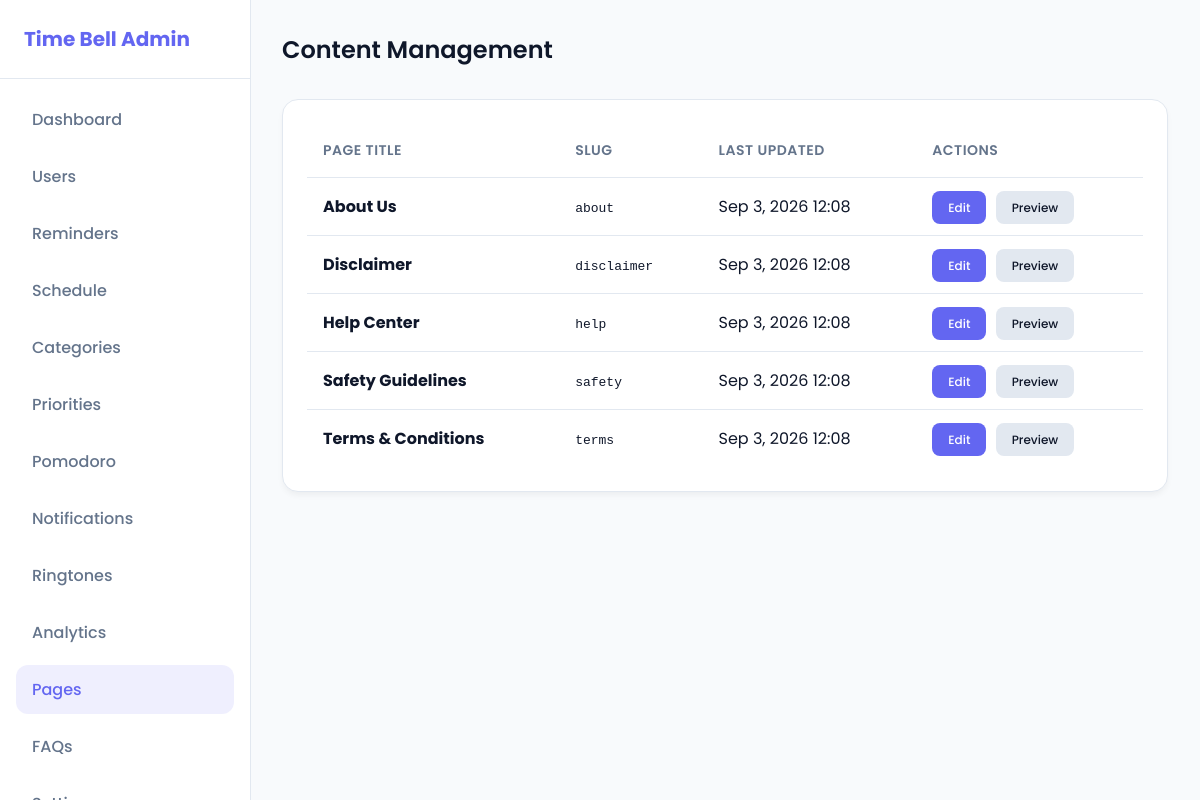
Screenshot of /admin/pages.php (signed in) with the database file from the repository.
### tables this page shows
CREATE TABLE IF NOT EXISTS pages (
    slug VARCHAR(50) PRIMARY KEY,
    title VARCHAR(255) NOT NULL,
    content TEXT,
    updated_at TIMESTAMP DEFAULT CURRENT_TIMESTAMP ON UPDATE CURRENT_TIMESTAMP
);

### admin/pages.php (the view, shortened to what this page needs)
<?php
require_once '../api/db.php';
$edit_slug = $_GET['edit'] ?? null;
$preview = $_GET['preview'] ?? null;
$pages = $pdo->query("SELECT * FROM pages")->fetchAll();
$current_page = null;
?>
<!DOCTYPE html>
<html lang="en">
<head>
    <link rel="stylesheet" href="style.css">
</head>
<body>
    <div class="sidebar">
        <div class="sidebar-header">Time Bell Admin</div>
        <div class="sidebar-nav">
            <a href="index.php">Dashboard</a>
            <a href="users.php">Users</a>
            <a href="reminders.php">Reminders</a>
            <a href="schedule.php">Schedule</a>
            <a href="categories.php">Categories</a>
            <a href="priorities.php">Priorities</a>
            <a href="pomodoro.php">Pomodoro</a>
            <a href="notifications.php">Notifications</a>
            <a href="ringtones.php">Ringtones</a>
            <a href="analytics.php">Analytics</a>
            <a href="pages.php" class="active">Pages</a>
            <a href="faqs.php">FAQs</a>
            <a href="settings.php">Settings</a>
        </div>
    </div>
    <div class="main-content">
        <div class="header">
            <h1>Content Management</h1>
        </div>
        <?php if ($preview && $current_page): ?>
            <div class="card">
                <h2>Preview: <?= htmlspecialchars($current_page['title']) ?></h2>
                <div class="preview-box">
                    <?= nl2br(htmlspecialchars($current_page['content'])) ?>
                </div>
                <div style="margin-top: 20px;">
                    <a href="pages.php?edit=<?= urlencode($current_page['slug']) ?>" class="btn btn-primary" style="text-decoration:none;">Back to Edit</a>
                    <a href="pages.php" class="btn" style="text-decoration:none; background:#E2E8F0; color:#0F172A;">Close</a>
                </div>
            </div>
        <?php else: ?>
            <div class="card page-list">
                <table class="table">
                    <thead>
                        <tr>
                            <th>Page Title</th>
                            <th>Slug</th>
                            <th>Last Updated</th>
                            <th>Actions</th>
                        </tr>
                    </thead>
                    <tbody>
                        <?php foreach ($pages as $p): ?>
                        <tr>
                            <td><strong><?= htmlspecialchars($p['title']) ?></strong></td>
                            <td><code><?= htmlspecialchars($p['slug']) ?></code></td>
                            <td><?= date('M j, Y H:i', strtotime($p['updated_at'])) ?></td>
                            <td>
                                <a href="?edit=<?= urlencode($p['slug']) ?>" class="btn btn-primary" style="text-decoration:none; font-size:12px;">Edit</a>
                                <a href="?preview=<?= urlencode($p['slug']) ?>" class="btn" style="text-decoration:none; background:#E2E8F0; color:#0F172A; font-size:12px; margin-left:5px;">Preview</a>
                            </td>
                        </tr>
                        <?php endforeach; ?>
                    </tbody>
                </table>
            </div>
        <?php endif; ?>
    </div>
</body>
</html>

### admin/style.css (style rules this page uses)
:root { --primary: #6366F1; --primary-hover: #4F46E5; --bg-color: #F8FAFC; --card-bg: #FFFFFF; --text-main: #0F172A; --text-muted: #64748B; --border: #E2E8F0; --danger: #EF4444; }
body { margin: 0; padding: 0; font-family: 'Poppins', sans-serif; background-color: var(--bg-color); color: var(--text-main); }
.sidebar { width: 250px; height: 100vh; background-color: var(--card-bg); border-right: 1px solid var(--border); position: fixed; top: 0; left: 0; display: flex; flex-direction: column; overflow-y: auto; }
.sidebar-header { padding: 24px; font-size: 20px; font-weight: 700; color: var(--primary); border-bottom: 1px solid var(--border); }
.sidebar-nav { display: flex; flex-direction: column; padding: 16px; gap: 8px; }
.sidebar-nav a { text-decoration: none; color: var(--text-muted); padding: 12px 16px; border-radius: 12px; font-weight: 500; transition: all 0.3s ease; }
.sidebar-nav a:hover, .sidebar-nav a.active { background-color: rgba(99, 102, 241, 0.1); color: var(--primary); }
.main-content { margin-left: 250px; padding: 32px; }
.header { display: flex; justify-content: space-between; align-items: center; margin-bottom: 32px; }
.header h1 { margin: 0; font-size: 24px; font-weight: 600; }
.card { background-color: var(--card-bg); border-radius: 16px; padding: 24px; border: 1px solid var(--border); box-shadow: 0 4px 6px -1px rgba(0, 0, 0, 0.05); }
.table { width: 100%; border-collapse: collapse; }
.table th, .table td { padding: 16px; text-align: left; border-bottom: 1px solid var(--border); }
.table th { font-weight: 600; color: var(--text-muted); font-size: 14px; text-transform: uppercase; letter-spacing: 0.5px; }
.table tbody tr:last-child td { border-bottom: none; }
.btn { padding: 8px 16px; border-radius: 8px; border: none; font-family: 'Poppins', sans-serif; font-weight: 500; cursor: pointer; transition: 0.3s; }
.btn-primary { background-color: var(--primary); color: white; }

### admin/pages.php (style rules this page uses)
.page-list { margin-bottom: 30px; }

### rows the page displays
pages: title "About Us", slug "about", updated_at "Sep 3, 2026 12:08"
pages: title "Disclaimer", slug "disclaimer", updated_at "Sep 3, 2026 12:08"
pages: title "Help Center", slug "help", updated_at "Sep 3, 2026 12:08"
pages: title "Safety Guidelines", slug "safety", updated_at "Sep 3, 2026 12:08"
pages: title "Terms & Conditions", slug "terms", updated_at "Sep 3, 2026 12:08"
